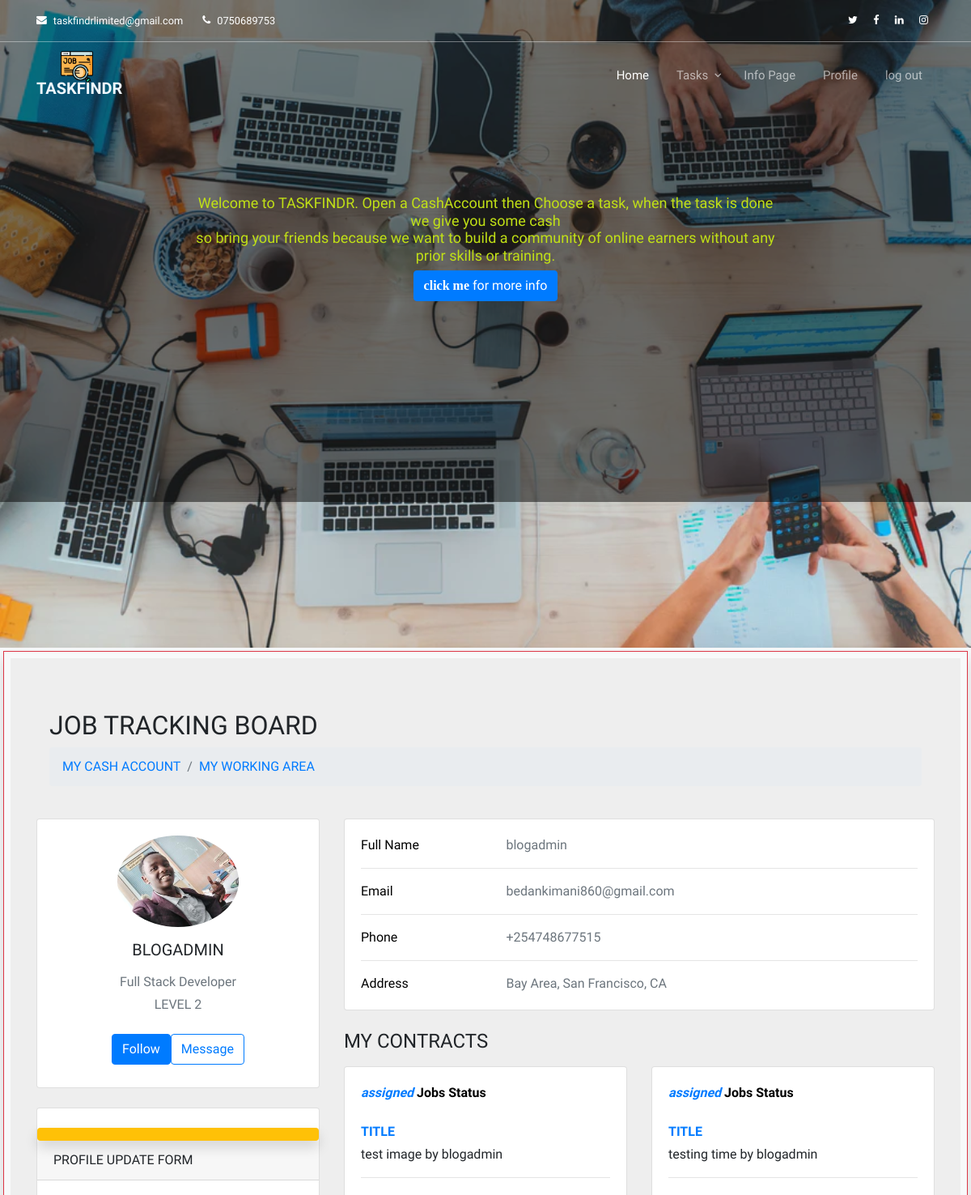
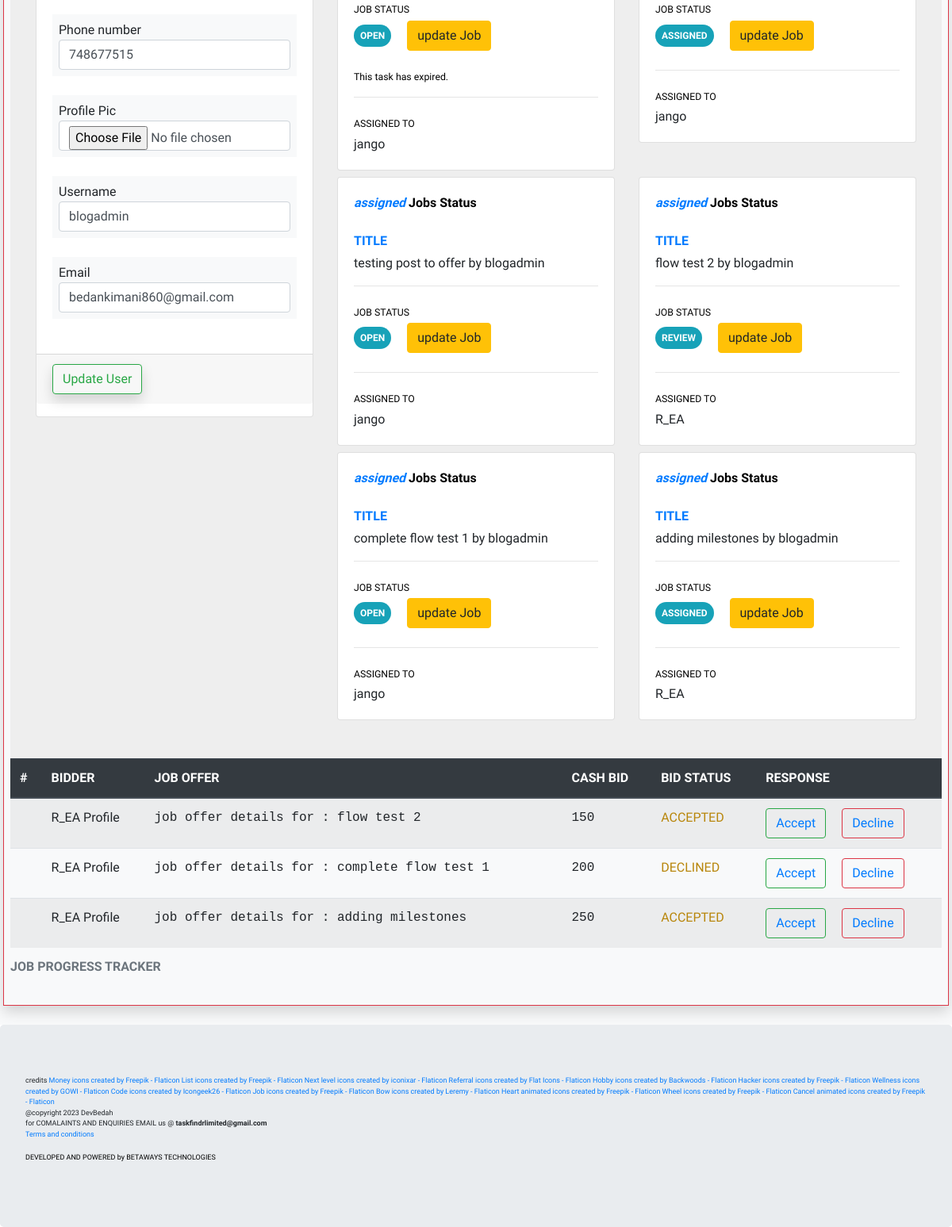
Page /profile/ (signed in) on the committed database (2 pictures, top to bottom).
### users/models.py (models this page shows, shortened)
class profile(models.Model):
    user = models.OneToOneField(User, on_delete = models.CASCADE)
    image = models.ImageField(default ='default.jpg', upload_to ='profile_pics')
    bio = models.TextField(default=" ")
    otp=models.CharField(max_length=100,null=True,blank=True)
    level= models.IntegerField(default=1)
    phone_number = models.IntegerField(default=0)
    reffered_by = models.CharField(max_length=50,default=None,null=True)
    leveled_up = models.BooleanField(default=False)
    is_verified = models.BooleanField(default=False)
    work_done = models.ManyToManyField(blogpost,related_name="jobs_done")
    def  __str__(self):
        return  f'{self.user.username} Profile'

### taskmanager/models.py (models this page shows, shortened)
class JobOffer(DirtyFieldsMixin,models.Model):
    class Meta:
        verbose_name ="job offers"
        verbose_name_plural = "job offers"
    STATUS_CHOICES = [
        ("ASSIGNED", "assigned"),
        ("OPEN", "open"),
        ("COMPLETED", "complete"),
        ("REVIEW", "review"),
    ]
    job = models.ForeignKey(blogpost,on_delete=models.CASCADE,related_name='job_offer')
    milestones = models.ManyToManyField('OfferMilestones', related_name="job_milestones",blank=True)
    bids = models.ManyToManyField('OfferBids', related_name="job_bids",blank=True)
    time_limit = models.DurationField()
    job_status = models.CharField(choices=STATUS_CHOICES, default="OPEN", max_length=20)
    created_at = models.DateTimeField(auto_now_add=True)
    def __str__(self):
        return(f" job offer details for : {self.job.title}")

class OfferBids(models.Model):
    class Meta:
        verbose_name ="offer bids"
        verbose_name_plural = "offer bids"
    BID_STATUS = [
        ("WAITING",'waiting'),
        ("ACCEPTED",'accepted'),
        ("DECLINED",'declined')
    ]
    joboffer = models.ForeignKey(JobOffer, on_delete=models.CASCADE)
    cashbid = models.IntegerField(default=0)
    bidder = models.ForeignKey(profile, on_delete=models.CASCADE)
    bid_status = models.CharField(choices=BID_STATUS,max_length=20,default="waiting")

### blog/models.py (models this page shows, shortened)
class blogpost(models.Model):
    title = models.CharField(max_length=200)
    content = models.TextField(max_length=1000)
    excerpt = models.TextField(max_length=300)
    image = models.ImageField(
        upload_to='blog_images/',
        validators=[FileExtensionValidator(allowed_extensions=['jpg', 'jpeg', 'png'])],
        null=True, blank=True)
    date_posted = models.DateTimeField(default=timezone.now)
    author = models.ForeignKey(User,on_delete=models.CASCADE)
    spaces = models.CharField(choices=CATEGORY_CHOICES,max_length=30,null=False,default=None)
    price_offer = models.IntegerField(default=100)
    reaction = models.ManyToManyField(User,through="Postreaction",related_name="blogpost_reactions")
    rating = models.ManyToManyField(User,through="JobRating",related_name="usersjob_rating")
    assigned_to = models.ForeignKey(User,on_delete=models.SET_DEFAULT,default=1,related_name="blogpost_assignedto")
    is_closed = models.BooleanField(default=False)
    def __str__(self):
        return f"{self.title} by {self.author}"

### users/views.py (the view, shortened to what this page needs)
# urls.py: path('profile/',profile_view,name='profile'),
@login_required
def profile_view(request):
    account = Cashaccount.objects.get(owner=request.user)
    myprofile = profile.objects.get(user=request.user)
    myposts = blogpost.objects.filter(author=request.user).prefetch_related('job_offer')
    mybids = OfferBids.objects.filter(bidder=request.user.profile)
    u_form = updateuser(instance=request.user)
    p_form = updateprofile(instance= request.user.profile)
    context ={
    'u_form':u_form,
    'p_form':p_form,
    'errors':p_form.errors,
    'my_account':account,
    'reffs':account.refferals.all(),
    'total_reffs':account.refferals.count(),
    'my_profile':myprofile,
    "tasks":myposts,
    "bids":mybids,
    "bid_counter":1
    }
    return render(request,'blog/profile.html',context)

### users/forms.py
class updateuser(forms.ModelForm):
    email = forms.EmailField(widget=forms.EmailInput(attrs={'class': 'form-control'}))
    class Meta:
        model = User
        fields = ['username', 'email']
        widgets = {
            'username': forms.TextInput(attrs={'class': 'form-control'}),
            'email': forms.EmailInput(attrs={'class': 'form-control'}),
        }

class updateprofile(forms.ModelForm):
    phone_number = forms.IntegerField(
        validators=[RegexValidator(
            r"^(?:254|\+254|0)?([17]\d{1})(\d{7})$",
            'Enter a valid Safaricom number'
        )],
        widget=forms.NumberInput(attrs={'class': 'form-control'})
    )
    class Meta:
        model = profile
        fields = ['image', 'phone_number']
        widgets = {
            'image': forms.FileInput(attrs={'class': 'form-control'}),
            'phone_number': forms.NumberInput(attrs={'class': 'form-control'}),
        }

### blogger/templates/blog/profile.html (shortened to what this page needs)
{% extends "blog/base.html"%}
{% load static %}
{% block content %}
<body>
  <div class=" container-fluid row shadow m-1 p-2 mb-4 bg-light border border-danger">
    <section class="col-lg-12" style="background-color: #eee;">
      <div class="container py-5">
        <div class="row">
          <div class="col">
            <nav aria-label="breadcrumb" class="bg-body-tertiary rounded-3 p-3 mb-4">
              <h2> JOB TRACKING BOARD</h2>
              <ol class="breadcrumb mb-0">
                <li class="breadcrumb-item"><a href="#">MY CASH ACCOUNT</a></li>
                <li class="breadcrumb-item"><a href="#">MY WORKING AREA</a></li>
              </ol>
            </nav>
          </div>
        </div>
        <div class="row">
          <div class="col-lg-4">
            <div class="card mb-4">
              <div class="card-body text-center">
                <img src="{{user.profile.image.url}}" alt="avatar" class="rounded-circle img-fluid"
                  style="width: 150px;">
                <h5 class="my-3">{{user.username|upper}}</h5>
                <p class="text-muted mb-1">Full Stack Developer</p>
                <p class="text-muted mb-4">LEVEL {{request.user.profile.level}}</p>
                <div class="d-flex justify-content-center mb-2">
                  <button type="button mr-2" data-mdb-button-init data-mdb-ripple-init
                    class="btn btn-primary">Follow</button>
                  <button type="button" data-mdb-button-init data-mdb-ripple-init
                    class="btn btn-outline-primary ms-1">Message</button>
                </div>
              </div>
            </div>
            <div class="card mb-4 mb-lg-0">
              <div class="card-body p-0 h-50">
                <form class="form-group" method="post">
                  <div class="shadow mt-4 p-2 mt-4 bg-warning rounded 10"></div>
                  <div class="">
                    <div class="card-header">PROFILE UPDATE FORM </div>
                    <div class="card-body">
                      <div class="form-group mb-4 mt-2 p-2 mt-5 bg-light">
                        <span>Phone number</span>
                        {{p_form.phone_number}}
                      </div>
                      <div class="form-group  mb-4 p-2 bg-light">
                        <span>Profile Pic</span>
                        {{p_form.image}}
                      </div>
                      <div class="form-group  mb-4 p-2 bg-light">
                        <span class="form-label">Username</span>
                        {{u_form.username}}
                      </div>
                      <div class="form-group  mb-4 p-2 bg-light">
                        <span>Email</span>
                        {{u_form.email}}
                      </div>
                    </div>
                    <div class="card-footer">
                      <button type="submit" class="btn shadow mb-8 btn-outline-success">
                        Update User
                      </button>
                    </div>
                  </div>
                </form>
              </div>
            </div>
          </div>
          <div class="col-lg-8">
            <div class="card mb-4">
              <div class="card-body">
                <div class="row">
                  <div class="col-sm-3">
                    <p class="mb-0">Full Name</p>
                  </div>
                  <div class="col-sm-9">
                    <p class="text-muted mb-0">{{user.username}}</p>
                  </div>
                </div>
                <hr>
                <div class="row">
                  <div class="col-sm-3">
                    <p class="mb-0">Email</p>
                  </div>
                  <div class="col-sm-9">
                    <p class="text-muted mb-0">{{user.email}}</p>
                  </div>
                </div>
                <hr>
                <div class="row">
                  <div class="col-sm-3">
                    <p class="mb-0">Phone</p>
                  </div>
                  <div class="col-sm-9">
                    <p class="text-muted mb-0"> +254{{my_profile.phone_number}}</p>
                  </div>
                </div>
                <hr>
                <div class="row">
                  <div class="col-sm-3">
                    <p class="mb-0">Address</p>
                  </div>
                  <div class="col-sm-9">
                    <p class="text-muted mb-0">Bay Area, San Francisco, CA</p>
                  </div>
                </div>
              </div>
            </div>
            {% if tasks%}
            <h4>MY CONTRACTS </h4>
            <div class="row">
              {%for task in tasks %}
              {%for offer in task.job_offer.all%}
              <div class="col-md-6 mt-2 ">
                <div class="card mb-4 mb-md-0">
                  <div class="card-body">
                    <p class="mb-4 font-weight-bold"><span class="text-primary font-italic me-1">assigned</span> Jobs
                      Status
                    </p>
                    <p class="mb-1" style="font-size: .77rem;"><a style="font-size: medium;font-weight: bold;"
                        href="{% url 'post_detail' offer.job.id %}"> TITLE</a></p>
                    {{offer.job}}
                    <hr>
                    <p class="mt-4 mb-1" style="font-size: .77rem;">JOB STATUS</p>
                    <span class="badge badge-pill badge-info p-2 mr-2">{{offer.job_status}}</span>
                    <a class="p-2" href="{% url 'update-offer' offer.id %}"><button class="btn btn-warning">update
                        Job </button></a>
                    {% if offer.created_at != None %}
                    <p class="mt-4 mb-1" style="font-size: .77rem;font-weight:500;" id="time-remaining"
                      data-expiration="{{ offer.created_at|add:offer.time_limit|date:'c' }}"></p>
                    {%else%}
                    <p class="mt-4 mb-1" style="font-size: .77rem;">No Time Limit
                    </p>
                    {% endif %}
                    <hr>
                    <p class="mt-4 mb-1" style="font-size: .77rem;">ASSIGNED TO </p>
                    {{task.assigned_to}}
                  </div>
                </div>
              </div>
              {%endfor%}
              {%endfor%}
            </div>
            {% endif %}
          </div>
        </div>
      </div>
    </section>
    <table class="table table-striped">
      <caption class="font-weight-bold">JOB PROGRESS TRACKER</caption>
      <thead class="thead-dark">
        <tr>
          <th scope="col">#</th>
          <th scope="col"> BIDDER</th>
          <th scope="col">JOB OFFER </th>
          <th scope="col">CASH BID</th>
          <th scope="col">BID STATUS</th>
          <th scope="col"> RESPONSE </th>
        </tr>
      </thead>
      <tbody>
        {% for task in tasks %}
        {% for offer in task.job_offer.all %}
        {% for bid in offer.bids.all %}
        <tr>
          <th scope="row">{{bid.counter}}</th>
          <td>{{bid.bidder}}</td>
          <td style="font-family: 'Courier New', Courier, monospace;">{{bid.joboffer}}</td>
          <td style="font-family: 'Courier New', Courier, monospace;">{{bid.cashbid}}</td>
          <td style="color: darkgoldenrod;">{{bid.bid_status}}</td>
          <td>
            <button class="mr-2 btn btn-outline-success"><a href="{% url 'bid_response' bid.id 'Accept' %}">Accept
              </a></button>
            <button class=" ml-2 btn btn-outline-danger "><a href="{% url 'bid_response' bid.id 'Decline' %}">Decline
              </a>
          </td>
        </tr>
        {%endfor%}
        {% endfor %}
        {%endfor%}
      </tbody>
    </table>
  </div>
</body>
{% endblock %}

### static/blog/nav/css/style.css (style rules this page uses)
body { font-family: "Quicksand", -apple-system, BlinkMacSystemFont, "Segoe UI", Roboto, "Helvetica Neue", Arial, "Noto Sans", sans-serif, "Apple Color Emoji", "Segoe UI Emoji", "Segoe UI Symbol", "Noto Color Emoji"; background-color: #fff; height: 200vh; position: relative; width: 100%; }
body:before { content: ""; position: absolute; top: 0; left: 0; right: 0; bottom: 0; background: rgba(0, 0, 0, 0.5); -webkit-transition: .3s all ease; -o-transition: .3s all ease; transition: .3s all ease; opacity: 0; visibility: hidden; z-index: 1; padding-left:4px; padding-right:4px; }
p { color: #000; font-weight: 300; }
h1, h2, h3, h4, h5, h6, .h1, .h2, .h3, .h4, .h5, .h6 { font-family: "Quicksand", -apple-system, BlinkMacSystemFont, "Segoe UI", Roboto, "Helvetica Neue", Arial, "Noto Sans", sans-serif, "Apple Color Emoji", "Segoe UI Emoji", "Segoe UI Symbol", "Noto Color Emoji"; }
a { -webkit-transition: .3s all ease; -o-transition: .3s all ease; transition: .3s all ease; }
a, a:hover { text-decoration: none !important; }

### rows in the picture
profile: phone_number "748677515"
blogpost: assigned_to "jango"
JobOffer: job "test image by blogadmin", job_status "OPEN"
blogpost: assigned_to "jango"
JobOffer: job "testing time by blogadmin", job_status "ASSIGNED"
blogpost: assigned_to "jango"
JobOffer: job "testing post to offer by blogadmin", job_status "OPEN"
blogpost: assigned_to "R_EA"
JobOffer: job "flow test 2 by blogadmin", job_status "REVIEW"
blogpost: assigned_to "jango"
JobOffer: job "complete flow test 1 by blogadmin", job_status "OPEN"
blogpost: assigned_to "R_EA"
JobOffer: job "adding milestones by blogadmin", job_status "ASSIGNED"
OfferBids: bidder "R_EA Profile", joboffer "job offer details for : flow test 2", cashbid "150", bid_status "ACCEPTED"
OfferBids: bidder "R_EA Profile", joboffer "job offer details for : complete flow test 1", cashbid "200", bid_status "DECLINED"
OfferBids: bidder "R_EA Profile", joboffer "job offer details for : adding milestones", cashbid "250", bid_status "ACCEPTED"

### other values in the picture
{{ user.username|upper }} "BLOGADMIN"
{{ request.user.profile.level }} "2"
{{ user.username }} "blogadmin"
{{ user.email }} "bedankimani860@gmail.com"
